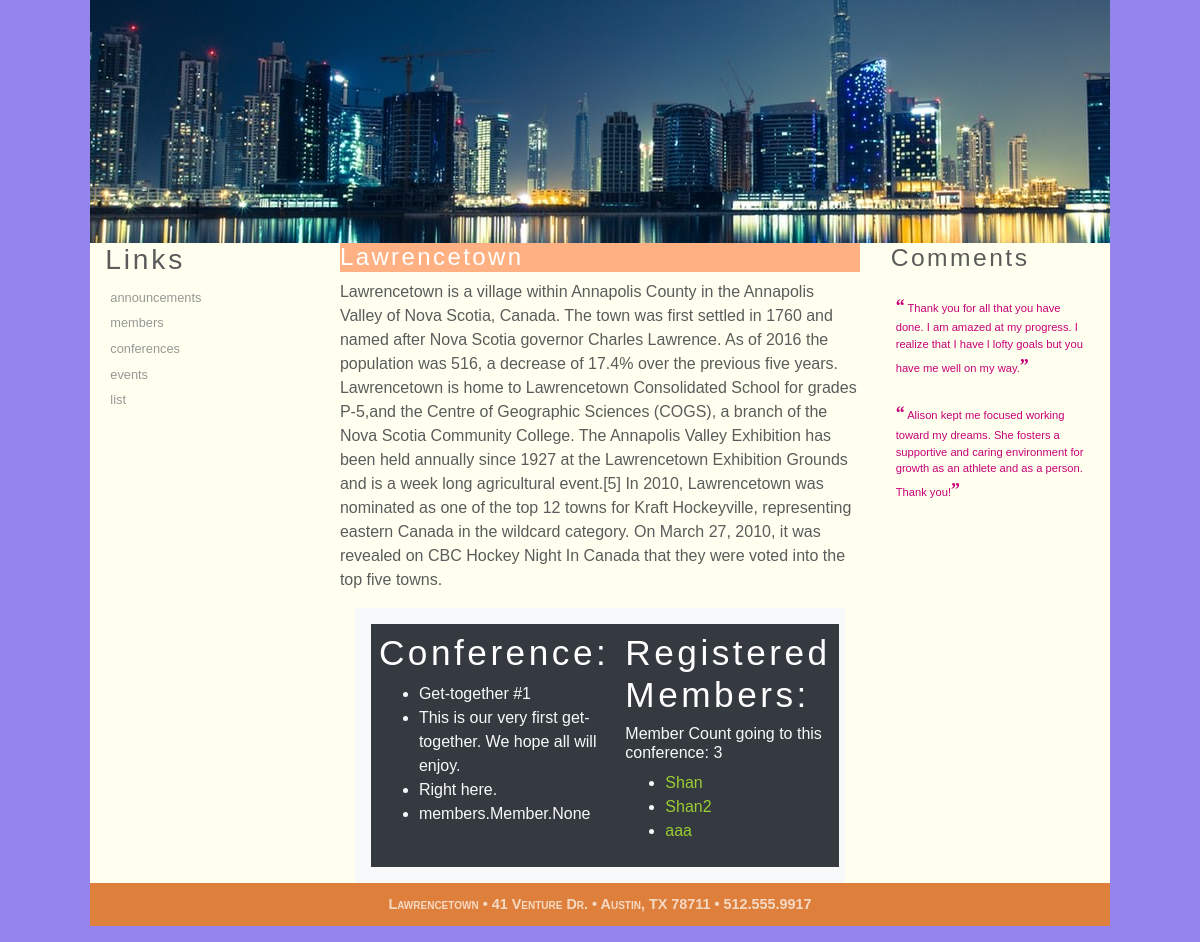
/members/1/conference/, run on the app's committed database.
### members/models.py (models this page shows, shortened)
class Conference(models.Model):
    name = models.CharField(max_length=20)
    description = models.TextField(max_length=500)
    location = models.CharField(max_length=20)
    members = models.ManyToManyField(Member)

class Member(models.Model):
    first_name = models.CharField(max_length=20)
    last_name = models.CharField(max_length=20)
    address_street = models.CharField(max_length=20)
    address_city = models.CharField(max_length=20)
    register_date = models.DateTimeField()
    def __str__(self):
        return self.last_name

### members/views.py (the view)
# urls.py: path('<int:pk>/conference/', views.ConferenceView.as_view(), name='conference_results'),
class ConferenceView(generic.DetailView):
    model = Conference
    template_name = 'members/conference_results.html'

### members/templates/members/conference_results.html (shortened to what this page needs)
{% extends "members/base.html" %}
{% block content-1 %}
<h1>Conference:</h1>
<ul>
    <li>{{ conference.name }}</li>
    <li>{{ conference.description }}</li>
    <li>{{ conference.location }}</li>
    <li>{{ conference.members }}</li>
</ul>
{% endblock %}
{% block content-2 %}
<h1>Registered Members:</h1>
{% if conference.members %}
<h6>Member Count going to this conference:  {{ conference.members.count }} </h6>
<ul>
    {% for item in conference.members.all %}
    <li><a href="{% url 'members:member_results' item.id %}">{{ item }}</a></li>
    {% endfor %}
</ul>
{% else %}
<p>Not available.</p>
{% endif %}{% endblock %}

### members/static/members/css/custom.css (style rules this page uses)
li a { color: yellowgreen; }
body { background: white url("../images/background.gif") no-repeat; }

### members/static/members/css/styles1.css (style rules this page uses)
html { background-color: hsl(250, 72%, 72%); }
body { color: rgb(91, 91, 91); font-family: Verdana, Geneva, sans-serif; background-color: ivory; }
h1 { font-size: 2.2em; }
h1, h2 { font-family: Quicksand, Verdana, Geneva, sans-serif; letter-spacing: 0.1em; }
article#about_tss h1 { color: white; }
article#about_tss ul li:first-of-type { list-style-image: url(runicon.png); }
article#about_tss ul li:nth-of-type(2) { list-style-image: url(bikeicon.png); }
article#about_tss ul li:last-of-type { list-style-image: url(swimicon.png); }

### members/static/members/css/layout1.css (style rules this page uses)
body { margin: 0 auto; width: 100%; max-width: 1020px; min-width: 640px; }

### data on the page
Conference: name "Get-together #1", description "This is our very first get-together. We hope all will enjoy.", location "Right here.", members "members.Member.None", members.count "3"
Member: last_name "Shan"
Member: last_name "Shan2"
Member: last_name "aaa"
